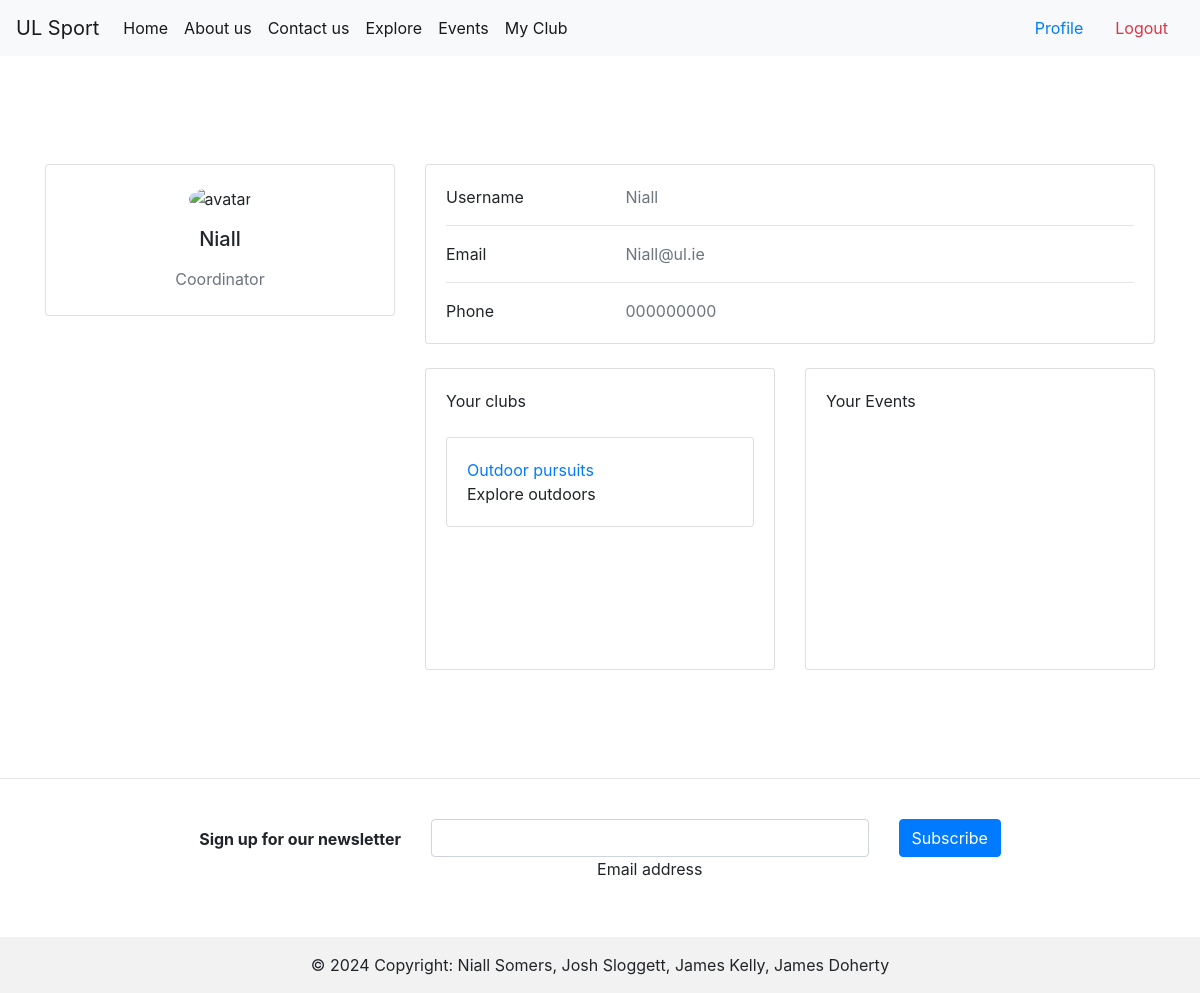
/profile (signed in), run on an earlier commit of the app's database.
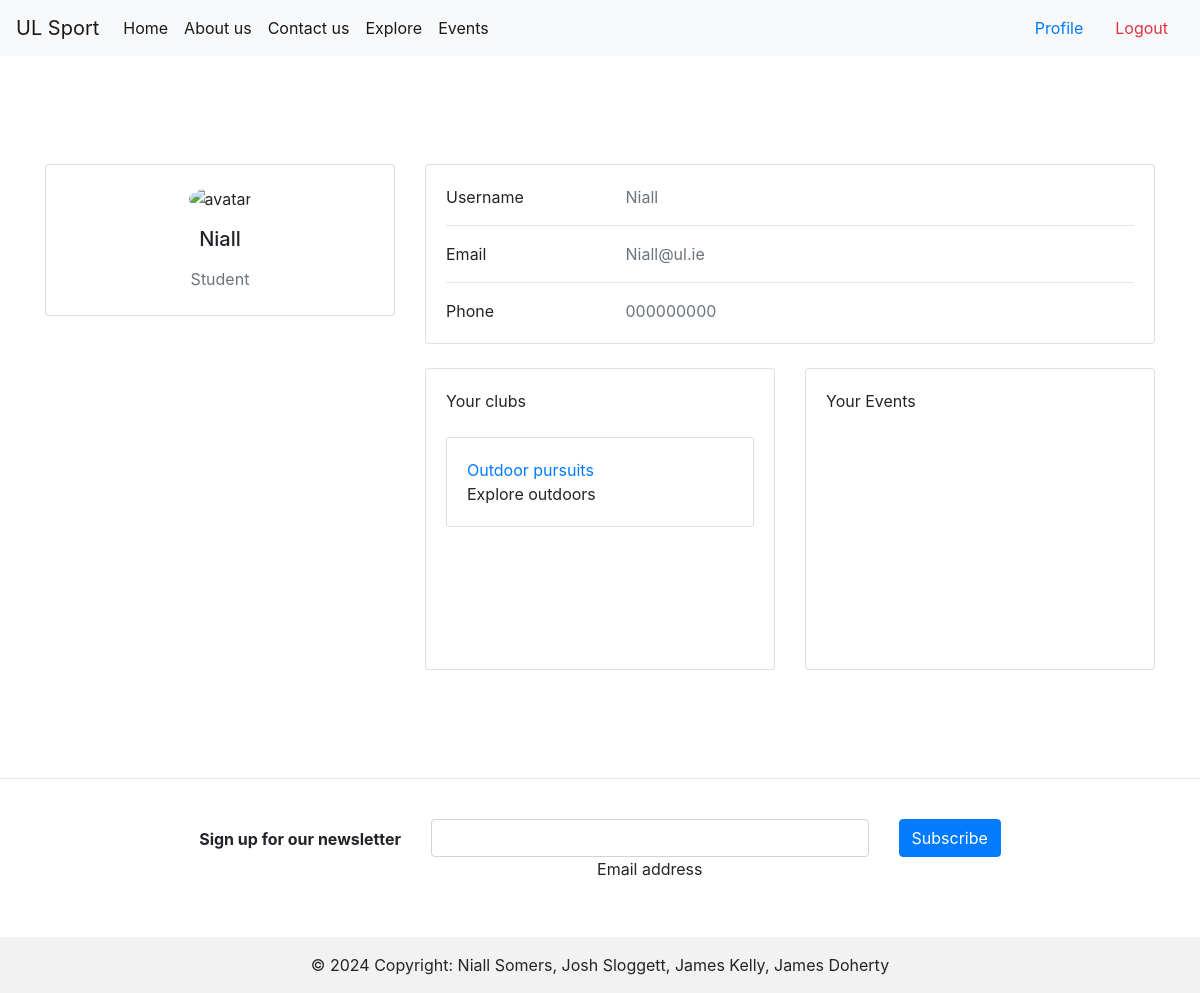
And on a later commit of the database.
### tables this page shows
CREATE TABLE Users (
    UserID INTEGER PRIMARY KEY AUTOINCREMENT,
    Username TEXT NOT NULL,
    Password TEXT NOT NULL,
    Contact TEXT NOT NULL,
    Email TEXT NOT NULL,
    Role TEXT NOT NULL,
    ApprovalStatus TEXT DEFAULT 'Pending',
    CreatedAt TIMESTAMP DEFAULT CURRENT_TIMESTAMP,
    UpdatedAt TIMESTAMP DEFAULT CURRENT_TIMESTAMP
);

### auth.py (the view)
@login_required
def profile():
    conn = db.connect('db/user_data.db')
    cursor = conn.cursor()
    cursor.execute('SELECT ClubID FROM ClubMemberships WHERE UserID = ?', (current_user.id,))
    clubIDs = cursor.fetchall()
    clubs = []
    cursor.execute('SELECT EventID FROM EventRegistrations WHERE UserID = ?', (current_user.id,))
    eventIDs = cursor.fetchall()
    events = []
    for clubID in clubIDs:
        cursor.execute('SELECT * FROM Clubs WHERE ClubID = ?', clubID)
        club = cursor.fetchone()
        clubs.append(club)
    for eventID in eventIDs:
        cursor.execute('SELECT * FROM Events WHERE EventID = ?', eventID)
        event = cursor.fetchone()
        print(event)
        events.append(event)
    return render_template('/profile.html', clubs=clubs, events=events)

### app.py (called while the page is built, shortened)
@login_manager.user_loader
def load_user(user_id):
    conn = db.connect('db/user_data.db')
    cursor = conn.cursor()
    cursor.execute('SELECT * FROM Users WHERE UserID = ?', (user_id,))
    user_data = cursor.fetchone()
    conn.close()
    if user_data:
        return auth.User(user_data[0], user_data[1])

@app.context_processor
def utility_processor():
    def current_user_data():
        if current_user.is_authenticated:
            conn = db.connect('db/user_data.db')
            cursor = conn.cursor()
            cursor.execute('SELECT * FROM Users WHERE UserID = ?', (current_user.id,))
            currentUsrData = cursor.fetchone()
            userData = auth.USERDATA(
                currentUsrData[1],
                currentUsrData[3],
                currentUsrData[4],
                currentUsrData[5],
                currentUsrData[6]
            )
            return userData
    return dict(user_data=current_user_data())

### templates/profile.html (shortened to what this page needs)
{% extends "base.html" %}
{% block content %}
<section>
    <div class="container py-5">
      <div class="row">
        <div class="col-lg-4">
          <div class="card mb-4">
            <div class="card-body text-center">
              <img src="https://mdbcdn.b-cdn.net/img/Photos/new-templates/bootstrap-chat/ava3.webp" alt="avatar"
                class="rounded-circle img-fluid" style="width: 150px;">
              <h5 class="my-3">{{ user_data.username }}</h5>
              <p class="text-muted mb-1">{{ user_data.role}}</p>
            </div>
          </div>
        </div>
        <div class="col-lg-8">
          <div class="card mb-4">
            <div class="card-body">
              <div class="row">
                <div class="col-sm-3">
                  <p class="mb-0">Username</p>
                </div>
                <div class="col-sm-9">
                  <p class="text-muted mb-0">{{ user_data.username }}</p>
                </div>
              </div>
              <hr>
              <div class="row">
                <div class="col-sm-3">
                  <p class="mb-0">Email</p>
                </div>
                <div class="col-sm-9">
                  <p class="text-muted mb-0">{{ user_data.email }}</p>
                </div>
              </div>
              <hr>
              <div class="row">
                <div class="col-sm-3">
                  <p class="mb-0">Phone</p>
                </div>
                <div class="col-sm-9">
                  <p class="text-muted mb-0">{{ user_data.mobile }}</p>
                </div>
              </div>
            </div>
          </div>
          <div class="row">
            <div class="col-md-6">
              <div class="card mb-4 mb-md-0">
                <div class="card-body" style="overflow: auto; height: 300px;">
                  <p class="mb-4"> Your clubs
                  </p>
                  {% for club in clubs %}
                  <div class="card">
                  <div class="card-body">
                    <a class="card-title" href="{{url_for('explore')}}">{{club[1]}}</a>
                    <p class="card-text">{{club[2]}}</p>
                  </div>
                </div>
                  <br>
                  {% endfor %}
                </div>
              </div>
            </div>
            <div class="col-md-6">
              <div class="card mb-4 mb-md-0">
                <div class="card-body" style="overflow: auto; height: 300px;">
                  <p class="mb-4">Your Events
                  </p>
                </div>
              </div>
            </div>
          </div>
        </div>
      </div>
    </div>
  </section>
{% endblock %}

What changed in the data, as far as the page shows it:
changed Users "Niall": role "Coordinator" → "Student"; Role "Coordinator" → "Student" (drawn)
Also different on the page:
text no longer shown: "My Club"
